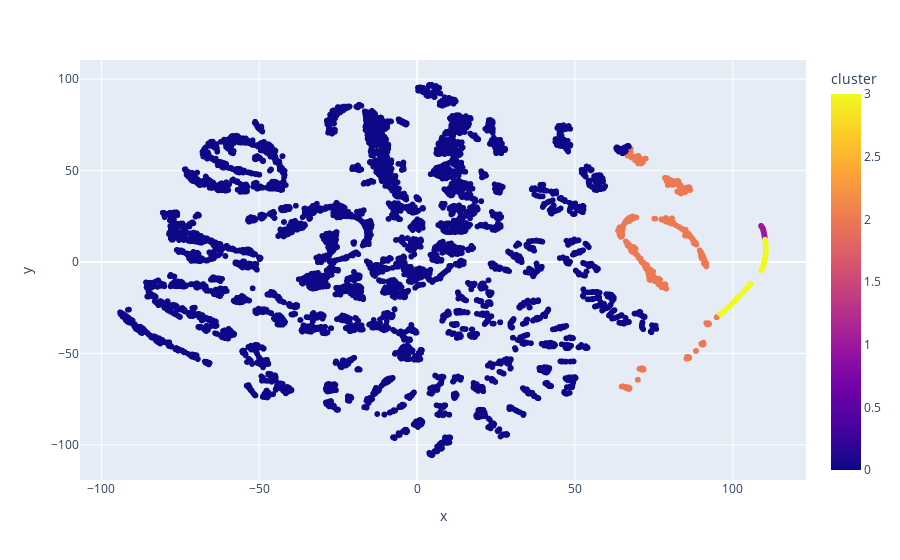

The cell this chart's notebook holds for it:
### Code cell
from sklearn.cluster import KMeans

kmeans = KMeans(n_clusters=4)
players['cluster'] = kmeans.fit_predict(players[numeric_columns].values)

players_tsne['cluster'] = players['cluster']

px.scatter(players_tsne, x='x', y='y', color='cluster')

### Figure 1 — Plotly figure (JSON) as saved in the notebook; plotly's stock layout.template omitted (floating-point values rounded to 4 significant figures; data arrays with more than 128 entries replaced by an {"elided": "..."} marker saying what was removed)
{"data": [{"hovertemplate": "x=%{x}<br>y=%{y}<br>cluster=%{marker.color}<extra></extra>", "legendgroup": "", "marker": {"color": {"elided": "11814 int values"}, "coloraxis": "coloraxis", "symbol": "circle"}, "mode": "markers", "name": "", "showlegend": false, "type": "scattergl", "x": {"elided": "11814 float values"}, "xaxis": "x", "y": {"elided": "11814 float values"}, "yaxis": "y"}], "layout": {"coloraxis": {"colorbar": {"title": {"text": "cluster"}}, "colorscale": [[0, "#0d0887"], [0.1111, "#46039f"], [0.2222, "#7201a8"], [0.3333, "#9c179e"], [0.4444, "#bd3786"], [0.5556, "#d8576b"], [0.6667, "#ed7953"], [0.7778, "#fb9f3a"], [0.8889, "#fdca26"], [1, "#f0f921"]]}, "legend": {"tracegroupgap": 0}, "margin": {"t": 60}, "xaxis": {"anchor": "y", "domain": [0, 1], "title": {"text": "x"}}, "yaxis": {"anchor": "x", "domain": [0, 1], "title": {"text": "y"}}}}
